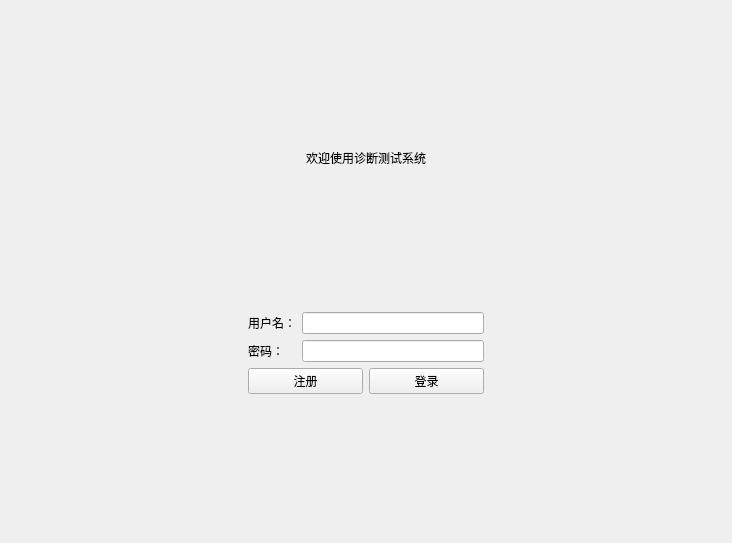
<?xml version="1.0" encoding="UTF-8"?>
<ui version="4.0">
 <class>LoginView</class>
 <widget class="QWidget" name="LoginView">
  <property name="geometry">
   <rect>
    <x>0</x>
    <y>0</y>
    <width>732</width>
    <height>543</height>
   </rect>
  </property>
  <property name="windowTitle">
   <string>登录</string>
  </property>
  <layout class="QVBoxLayout" name="verticalLayout_4">
   <item>
    <spacer name="verticalSpacer_2">
     <property name="orientation">
      <enum>Qt::Vertical</enum>
     </property>
     <property name="sizeHint" stdset="0">
      <size>
       <width>20</width>
       <height>49</height>
      </size>
     </property>
    </spacer>
   </item>
   <item>
    <widget class="QLabel" name="label_2">
     <property name="text">
      <string>欢迎使用诊断测试系统</string>
     </property>
     <property name="alignment">
      <set>Qt::AlignCenter</set>
     </property>
    </widget>
   </item>
   <item>
    <spacer name="verticalSpacer">
     <property name="orientation">
      <enum>Qt::Vertical</enum>
     </property>
     <property name="sizeHint" stdset="0">
      <size>
       <width>20</width>
       <height>47</height>
      </size>
     </property>
    </spacer>
   </item>
   <item>
    <layout class="QHBoxLayout" name="horizontalLayout_2">
     <item>
      <spacer name="horizontalSpacer_2">
       <property name="orientation">
        <enum>Qt::Horizontal</enum>
       </property>
       <property name="sizeHint" stdset="0">
        <size>
         <width>40</width>
         <height>68</height>
        </size>
       </property>
      </spacer>
     </item>
     <item>
      <layout class="QVBoxLayout" name="verticalLayout_3">
       <item>
        <layout class="QHBoxLayout" name="horizontalLayout">
         <item>
          <layout class="QVBoxLayout" name="verticalLayout_2">
           <item>
            <widget class="QLabel" name="label">
             <property name="text">
              <string>用户名：</string>
             </property>
            </widget>
           </item>
           <item>
            <widget class="QLabel" name="label_3">
             <property name="text">
              <string>密码：</string>
             </property>
            </widget>
           </item>
          </layout>
         </item>
         <item>
          <layout class="QVBoxLayout" name="verticalLayout">
           <item>
            <widget class="QLineEdit" name="inputUserName"/>
           </item>
           <item>
            <widget class="QLineEdit" name="inputUserPassword"/>
           </item>
          </layout>
         </item>
        </layout>
       </item>
       <item>
        <layout class="QHBoxLayout" name="horizontalLayout_3">
         <item>
          <widget class="QPushButton" name="btSignUp">
           <property name="text">
            <string>注册</string>
           </property>
          </widget>
         </item>
         <item>
          <widget class="QPushButton" name="btSignIn">
           <property name="text">
            <string>登录</string>
           </property>
          </widget>
         </item>
        </layout>
       </item>
      </layout>
     </item>
     <item>
      <spacer name="horizontalSpacer">
       <property name="orientation">
        <enum>Qt::Horizontal</enum>
       </property>
       <property name="sizeHint" stdset="0">
        <size>
         <width>40</width>
         <height>58</height>
        </size>
       </property>
      </spacer>
     </item>
    </layout>
   </item>
   <item>
    <spacer name="verticalSpacer_3">
     <property name="orientation">
      <enum>Qt::Vertical</enum>
     </property>
     <property name="sizeHint" stdset="0">
      <size>
       <width>20</width>
       <height>49</height>
      </size>
     </property>
    </spacer>
   </item>
  </layout>
 </widget>
 <resources/>
 <connections/>
</ui>
